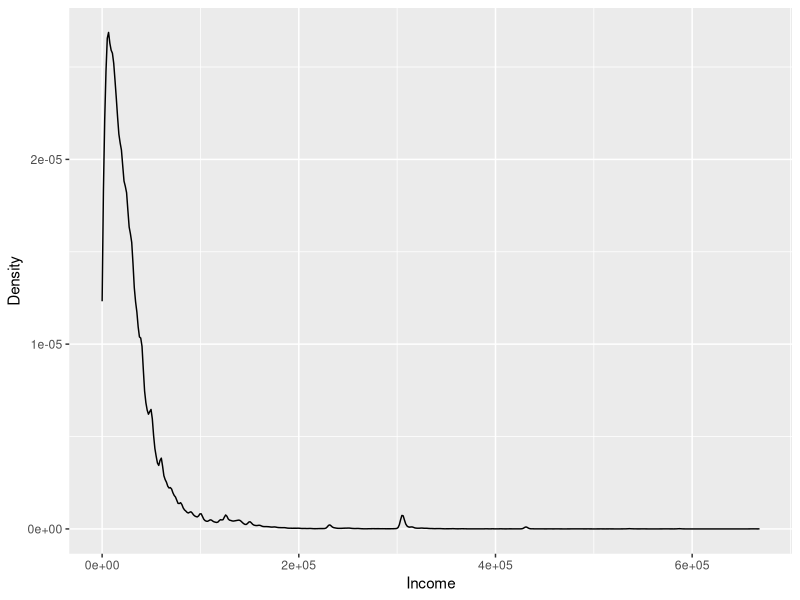
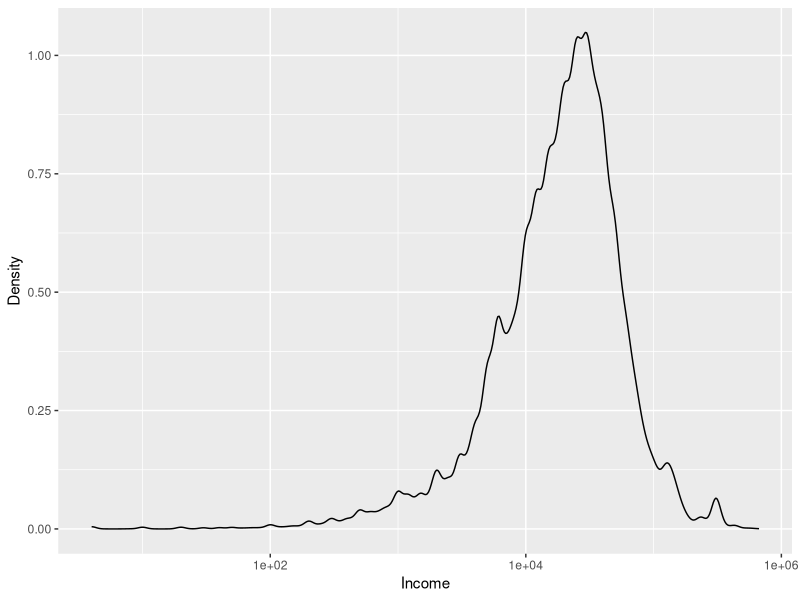
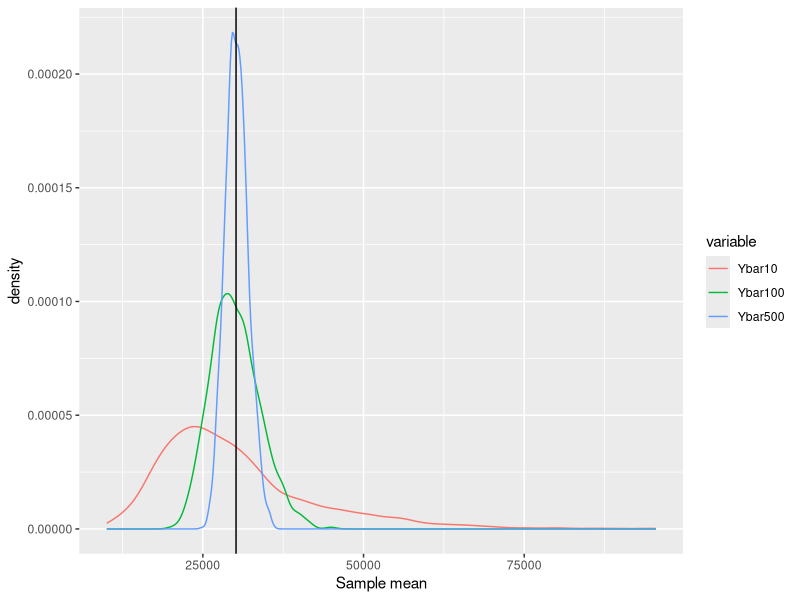
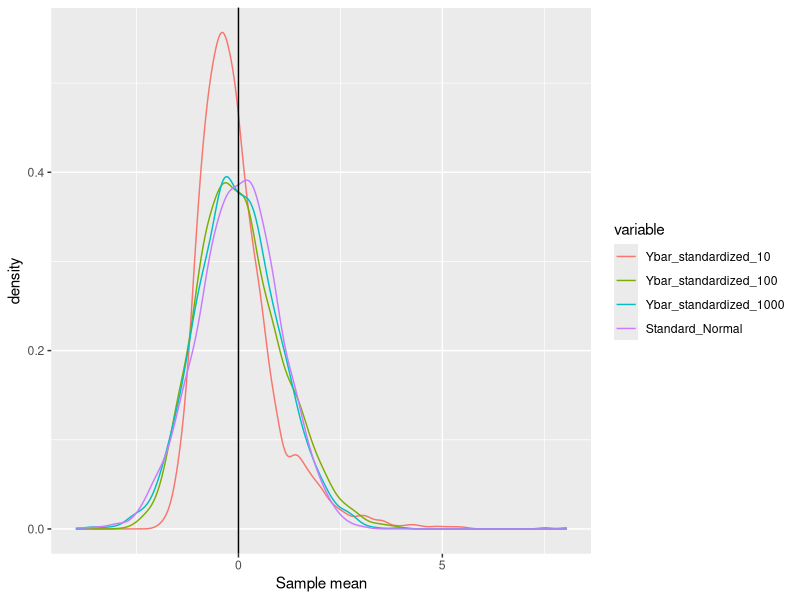

These charts were generated, in order, by the following R code:
## ---- chunk 1
# Use the following packages
library("readr")
library("ggplot2")
library("reshape")

# If not yet, please install by install.packages("").

## ---- chunk 2
# Use "readr" package
library(readr)
pums2000 <- read_csv("data_pums_2000.csv") 
## ---- chunk 3
pop <- as.vector(pums2000$INCTOT)
## ---- chunk 4
pop_mean = mean(pop)
pop_sd   = sd(pop)

# Average income in population
pop_mean

# Standard deviation of income in population
pop_sd
## ---- chunk 5
fig <- ggplot2::qplot(pop, geom = "density", 
      xlab = "Income",
      ylab = "Density")

## ---- chunk 6
plot(fig)
## ---- chunk 7
# `log` option specifies which axis is represented in log scale.
fig2 <- qplot(pop, geom = "density", 
      xlab = "Income",
      ylab = "Density",
      log = "x")

## ---- chunk 8
plot(fig2)
## ---- chunk 9

# Set the seed for the random number. 
# This is needed to maintaine the reproducibility of the results.
set.seed(123)

# draw random sample of 100 observations from the variable pop
test <- sample(x = pop, size = 100)

## ---- chunk 10

# Use loop to repeat 2000 times. 
Nsamples = 2000
result1 <- numeric(Nsamples)

for (i in 1:Nsamples ){
  
  test <- sample(x = pop, size = 100)
  result1[i] <- mean(test)
  
}

## ---- chunk 11

# Anotther way to do this.
result1 <- replicate(expr = mean(sample(x = pop, size = 10)), n = Nsamples)
result2 <- replicate(expr = mean(sample(x = pop, size = 100)), 
                     n = Nsamples)
result3 <- replicate(expr = mean(sample(x = pop, size = 500)), 
                     n = Nsamples)

# Create dataframe
result_data <- data.frame(  Ybar10 = result1, 
                            Ybar100 = result2, 
                            Ybar500 = result3)

## ---- chunk 12

# Use "melt" to change the format of result_data
data_for_plot <- melt(data = result_data, variable.name = "Variable" )

# Use "ggplot2" to create the figure.
# The variable `fig` contains the information about the figure
fig <- 
  ggplot(data = data_for_plot) +
  xlab("Sample mean") + 
  geom_line(aes(x = value, colour = variable ),   stat = "density" ) + 
  geom_vline(xintercept=pop_mean ,colour="black")

## ---- chunk 13

plot(fig)

## ---- chunk 14


# define function for simulation 
f_simu_CLT = function(Nsamples, samplesize, pop, pop_mean, pop_sd ){
  
  output = numeric(Nsamples)
  for (i in 1:Nsamples ){
    test <- sample(x = pop, size = samplesize)
    output[i] <- ( mean(test) - pop_mean ) / (pop_sd / sqrt(samplesize))
  }
  
  return(output)

}

## ---- chunk 15
# Set the seed for the random number
set.seed(124)

# Run simulation 
Nsamples = 2000
result_CLT1 <- f_simu_CLT(Nsamples, 10, pop, pop_mean, pop_sd )
result_CLT2 <- f_simu_CLT(Nsamples, 100, pop, pop_mean, pop_sd )
result_CLT3 <- f_simu_CLT(Nsamples, 1000, pop, pop_mean, pop_sd )

# Random draw from standard normal distribution as comparison
result_stdnorm = rnorm(Nsamples)

# Create dataframe
result_CLT_data <- data.frame(  Ybar_standardized_10 = result_CLT1, 
                            Ybar_standardized_100 = result_CLT2, 
                            Ybar_standardized_1000 = result_CLT3, 
                            Standard_Normal = result_stdnorm)

## ---- chunk 16
# Use "melt" to change the format of result_data
data_for_plot <- melt(data = result_CLT_data, variable.name = "Variable" )

# Use "ggplot2" to create the figure.
fig <- 
  ggplot(data = data_for_plot) +
  xlab("Sample mean") + 
  geom_line(aes(x = value, colour = variable ),   stat = "density" ) + 
  geom_vline(xintercept=0 ,colour="black")
## ---- chunk 17
plot(fig)
